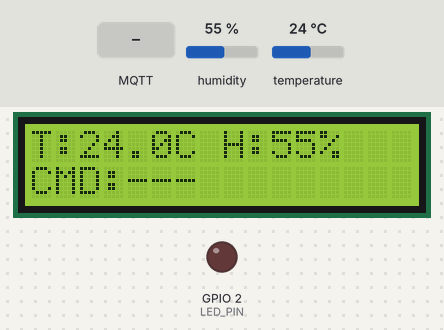
Recording of a program running on a simulated ESP32. Shown: 16×2 character LCD, output pins drawn as LEDs (lit = HIGH). The test bench sets the inputs (shaded band); at power-on: humidity 55 %, temperature 24 °C. WiFi joins after 1.5 s; servers stay silent unless stated; no MQTT or app messages arrive unless stated; what the program prints to the serial monitor is not drawn.

Above: at 3.6 s.
3.7 s: MQTT message "ON" arrives on the first subscribed topic
At 4.5 s:
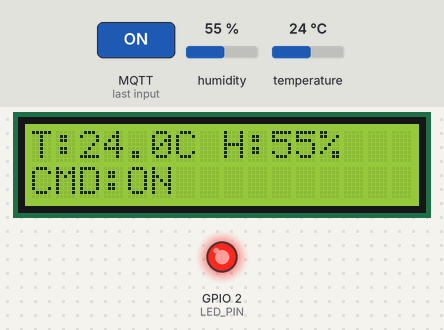
5.2 s: MQTT message "OFF" arrives on the first subscribed topic
At 5.7 s:
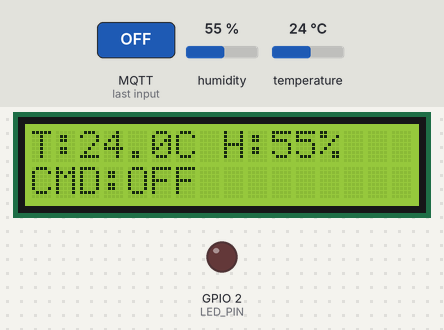
6.7 s: humidity set to 22 %
At 9.5 s:
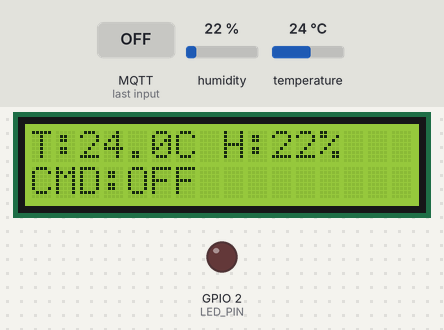
10.5 s: temperature set to 12 °C
At 13.0 s:
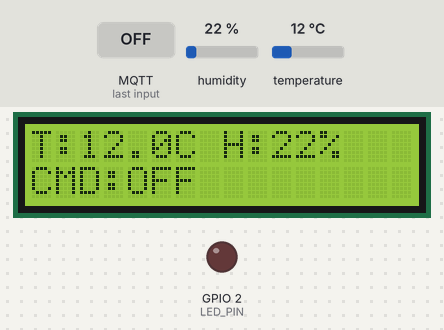
13.5 s: MQTT message "on" arrives on the first subscribed topic
At 14.4 s:
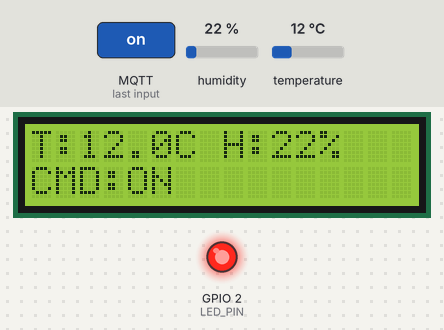
15.0 s: humidity set to 40 %
At 16.5 s:
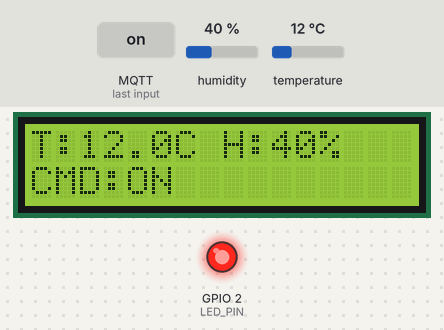
Timing chart, 0 to 17.5 s (numbered marks = the images above; inputs shaded):
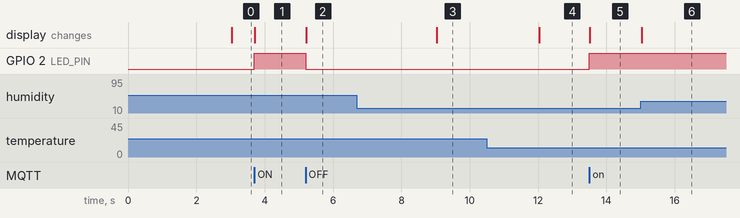

Measured:
- after the input at 3.7 s, GPIO 2 (LED_PIN): LOW → HIGH at once; the display: changes at once (image 1)
- after the input at 5.2 s, GPIO 2 (LED_PIN): HIGH → LOW at once; the display: changes at once (image 2)
- after the input at 6.7 s, the display: changes after 2.3 s (image 3)
- after the input at 10.5 s, the display: changes after 1.5 s (image 4)
- after the input at 13.5 s, GPIO 2 (LED_PIN): LOW → HIGH at once; the display: changes at once (image 5)
- after the input at 15.0 s, the display: changes at once (image 6)

The program:

main.cpp
```cpp
#include <WiFi.h>
#include <PubSubClient.h>
#include <DHT.h>
#include <LiquidCrystal_I2C.h>

#define DHTPIN 15
#define DHTTYPE DHT22
#define LED_PIN 2

// WiFi credentials
const char *ssid = "Wokwi-GUEST";
const char *password = "";

// MQTT broker (local machine IP)
const char *mqtt_server = "broker.mqtt.cool"; // or your LAN IP, e.g. "192.168.1.100"
const int mqtt_port = 1883;

WiFiClient espClient;
PubSubClient client(espClient);
DHT dht(DHTPIN, DHTTYPE);
LiquidCrystal_I2C lcd(0x27, 16, 2); // LCD address 0x27 or 0x3F
String currentCommand = "---";      // default command

const int N_FEATURES = 12;
float X[N_FEATURES] = {20.0, 57.36, 0, 400, 12306, 18520, 939.735, 0.0, 0.0, 0.0, 0.0, 0.0}; // Input features

void setup_wifi()
{
  Serial.println("Connecting to WiFi...");
  WiFi.begin(ssid, password);
  while (WiFi.status() != WL_CONNECTED)
  {
    delay(500);
    Serial.print(".");
  }
  Serial.println("\nWiFi connected!");
}

void callback(char *topic, byte *message, unsigned int length)
{
  String msg;
  for (int i = 0; i < length; i++)
    msg += (char)message[i];
  msg.trim();

  Serial.print("Received command: ");
  Serial.println(msg);

  if (msg.equalsIgnoreCase("ON"))
  {
    digitalWrite(LED_PIN, HIGH);
    currentCommand = "ON";
  }
  else if (msg.equalsIgnoreCase("OFF"))
  {
    digitalWrite(LED_PIN, LOW);
    currentCommand = "OFF";
  }

  // Update the LCD immediately when a command arrives
  lcd.setCursor(0, 1);
  lcd.print("CMD:");
  lcd.print(currentCommand);
  lcd.print("   "); // clear any leftover characters
}

void reconnect()
{
  while (!client.connected())
  {
    Serial.print("Attempting MQTT connection...");
    if (client.connect("ESP32Client"))
    {
      Serial.println("connected");
      client.subscribe("esp32/control");
    }
    else
    {
      Serial.print("failed, rc=");
      Serial.print(client.state());
      Serial.println(" retrying in 5s");
      delay(5000);
    }
  }
}

void setup()
{
  Serial.begin(115200);
  pinMode(LED_PIN, OUTPUT);
  lcd.init();
  lcd.backlight();
  lcd.clear();
  lcd.print("Starting...");
  dht.begin();

  setup_wifi();
  client.setServer(mqtt_server, mqtt_port);
  client.setCallback(callback);
}

unsigned long lastMsg = 0;
const long interval = 3000; // update every 3 seconds

void loop()
{
  if (!client.connected())
    reconnect();
  client.loop();

  unsigned long now = millis();
  if (now - lastMsg > interval)
  {
    lastMsg = now;

    float h = dht.readHumidity();
    float t = dht.readTemperature();
    if (isnan(h) || isnan(t))
      return;

    // add data to input array

    X[0] = t;
    X[1] = h;

    // Update LCD with temperature and humidity
    lcd.setCursor(0, 0);
    lcd.print("T:");
    lcd.print(t, 1);
    lcd.print("C H:");
    lcd.print(h, 0);
    lcd.print("%  ");

    // Update the command line
    lcd.setCursor(0, 1);
    lcd.print("CMD:");
    lcd.print(currentCommand);
    lcd.print("   ");

    // TODO: Publish all features to MQTT
    String payload = "{\"temperature\": " + String(t) + ", \"humidity\": " + String(h) + "}";
    client.publish("esp32/data", payload.c_str());
  }
}
```
